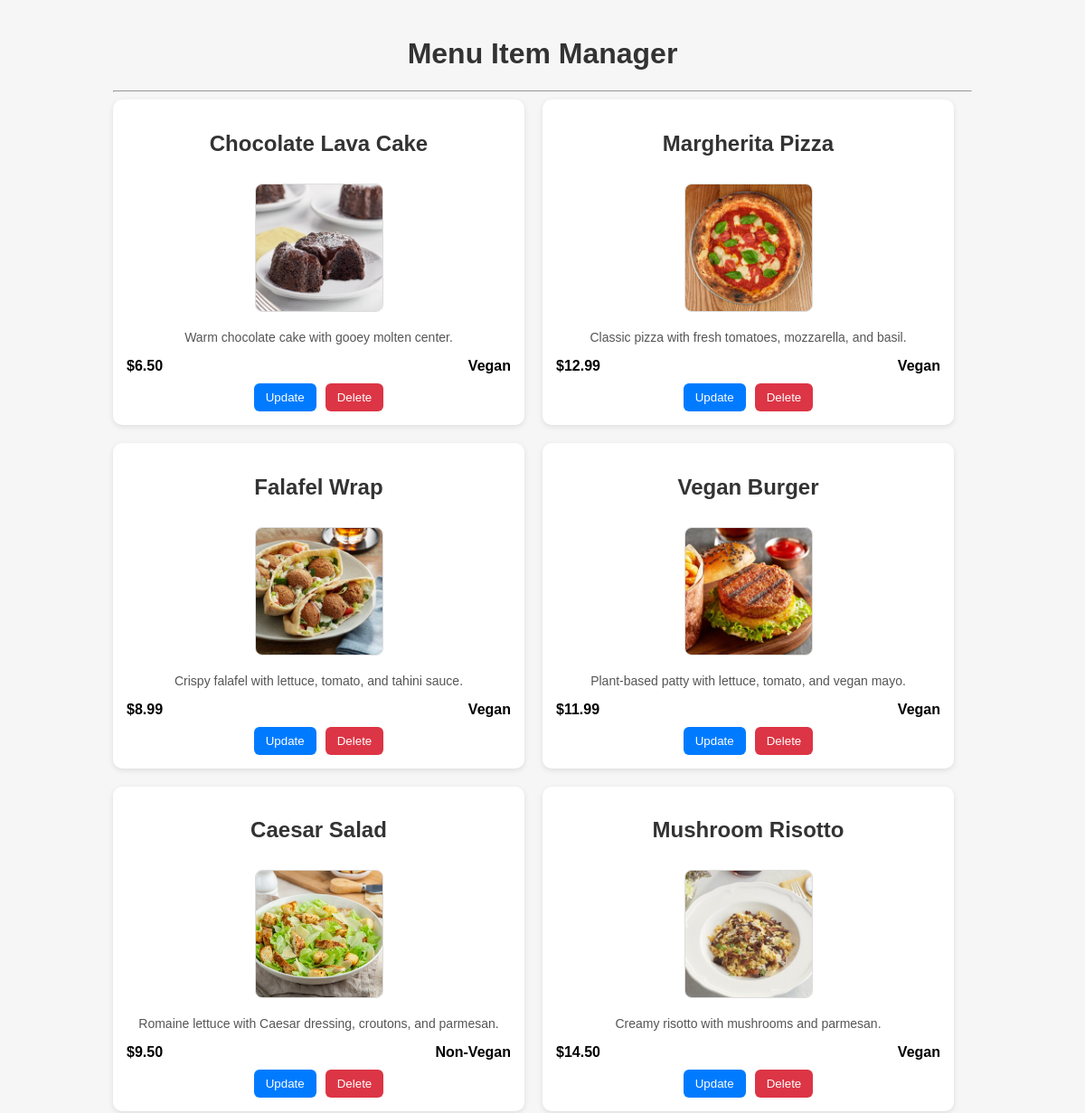
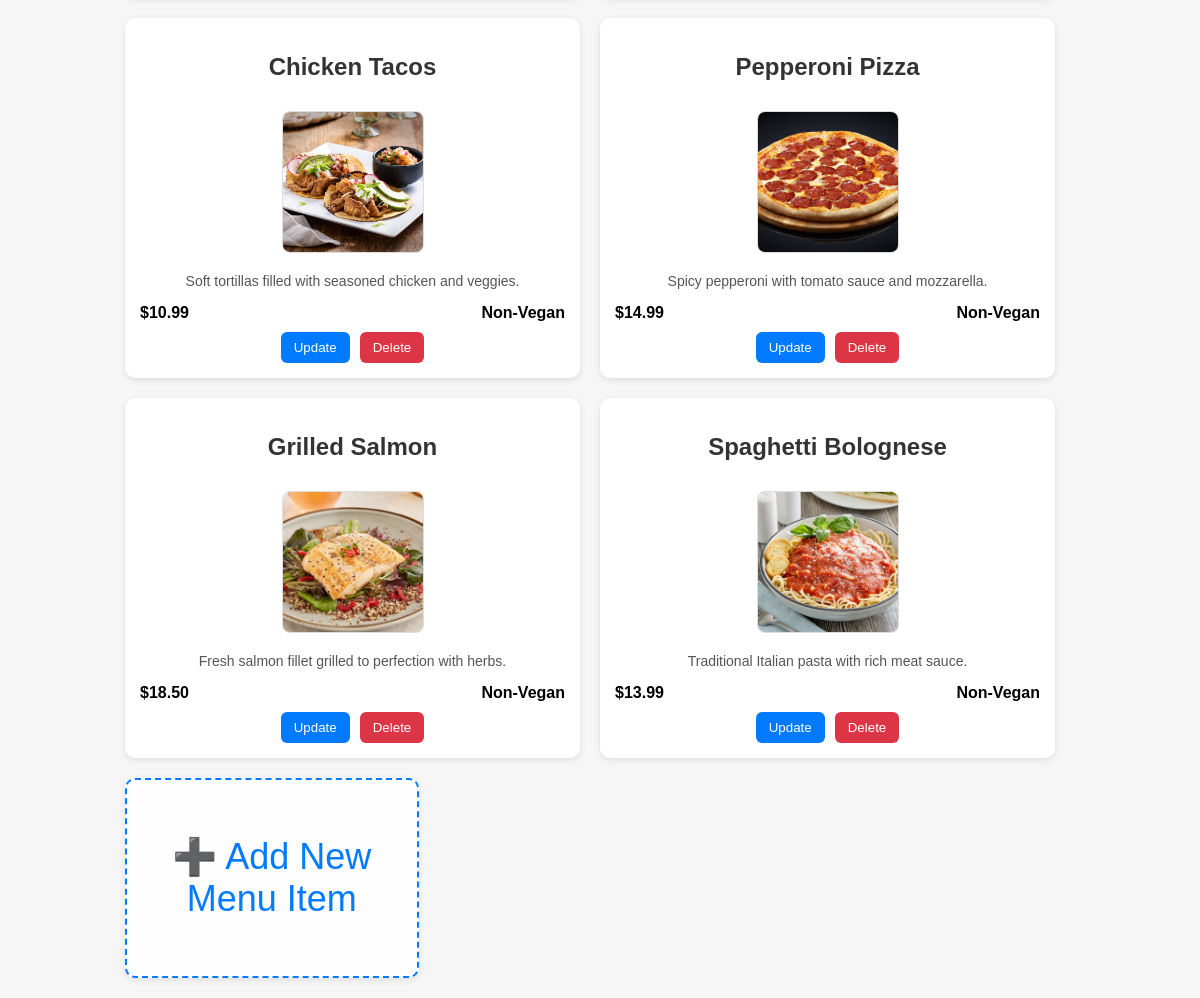
The page / on the database its author committed (2 pictures, top to bottom).
### tables this page shows
CREATE TABLE IF NOT EXISTS menu_items (
    menuID INT AUTO_INCREMENT PRIMARY KEY,
    menuName VARCHAR(100) NOT NULL,
    menuPrice DECIMAL(6,2) NOT NULL,
    description TEXT,
    photo VARCHAR(255),
    vegan TINYINT(1) NOT NULL DEFAULT 0
);

### index.php (the view, shortened to what this page needs)
<?php
$cm = new ConnectionManager();
$conn = $cm->getConnection();
$stmt = $conn->prepare("SELECT * FROM menu_items");
$stmt->execute();
$items = $stmt->fetchAll(PDO::FETCH_ASSOC);
shuffle($items);
?>
<!DOCTYPE html>
<html>
<head>
    <link rel="stylesheet" href="styles.css">
</head>
<body>
    <div class="container">
        <h1>Menu Item Manager</h1>
        <hr>
        <div class="menu-grid">
            <?php
            foreach ($items as $item):
            ?>
                <div class="menu-item">
                    <h2><?php echo htmlspecialchars($item['menuName']); ?></h2>
                    <img src="img/<?php echo htmlspecialchars($item['photo'] ?? 'placeholder.jpg'); ?>" alt="<?php echo htmlspecialchars($item['menuName']); ?>">
                    <div class="description"><?php echo htmlspecialchars($item['description']); ?></div>
                    <div class="price-vegan">
                        <span>$<?php echo number_format($item['menuPrice'], 2); ?></span>
                        <span><?php echo $item['vegan'] ? 'Vegan' : 'Non-Vegan'; ?></span>
                    </div>
                    <div class="actions">
                        <form action="update.php" method="get">
                            <button type="submit">Update</button>
                        </form>
                        <form action="delete.php" method="post">
                            <button type="submit" class="delete" onclick="return confirm('Delete this item?')">Delete</button>
                        </form>
                    </div>
                </div>
            <?php
            endforeach;
            ?>
            <div class="menu-item add-new">
                <a href="insert.php">➕ Add New Menu Item</a>
            </div>
        </div>
    </div>
</body>
</html>

### styles.css (style rules this page uses)
body { font-family: Arial, Helvetica, sans-serif; background: #f6f6f6; margin: 0; padding: 20px; }
h1, h2 { color: #333; font-weight: 600; text-align: center; }
a { color: #007bff; text-decoration: none; }
.container { max-width: 950px; margin: auto; }
.menu-grid { display: flex; flex-wrap: wrap; gap: 20px; }
.menu-item { flex: 1 1 calc(33% - 20px); max-width: calc(33% - 20px); background: #fff; padding: 15px; border-radius: 10px; display: flex; flex-direction: column; align-items: center; box-shadow: 0 2px 6px rgba(0,0,0,0.1); box-sizing: border-box; text-align: center; }
@media (max-width: 1200px) { .menu-item { flex: 1 1 calc(50% - 20px); max-width: calc(50% - 20px); } }
.menu-item img { width: 140px; height: 140px; border-radius: 8px; object-fit: cover; border: 1px solid #ddd; margin: 10px 0; }
.menu-item .description { margin: 10px 5px; font-size: 14px; color: #555; }
.price-vegan { display: flex; justify-content: space-between; width: 100%; padding: 0 5px; margin-top: 5px; font-weight: bold; }
.actions { display: flex; gap: 10px; margin-top: 10px; }
.actions form { margin: 0; }
button { background: #007bff; border: none; padding: 8px 13px; border-radius: 6px; color: white; cursor: pointer; transition: background 0.2s; }
button.delete { background: #dc3545; }
.menu-item.add-new { flex: 1 1 calc(33% - 20px); max-width: calc(33% - 20px); display: flex; justify-content: center; align-items: center; font-size: 36px; color: #007bff; border: 2px dashed #007bff; cursor: pointer; background: #fefefe; transition: background 0.2s, transform 0.2s; min-height: 200px; }
.menu-item.add-new a { text-decoration: none; color: inherit; width: 100%; height: 100%; display: flex; justify-content: center; align-items: center; }

### rows shown on the page
menu_items: menuName "Chocolate Lava Cake", photo (picture), description "Warm chocolate cake with gooey molten center.", menuPrice "6.50", vegan "Vegan"
menu_items: menuName "Margherita Pizza", photo (picture), description "Classic pizza with fresh tomatoes, mozzarella, and basil.", menuPrice "12.99", vegan "Vegan"
menu_items: menuName "Falafel Wrap", photo (picture), description "Crispy falafel with lettuce, tomato, and tahini sauce.", menuPrice "8.99", vegan "Vegan"
menu_items: menuName "Vegan Burger", photo (picture), description "Plant-based patty with lettuce, tomato, and vegan mayo.", menuPrice "11.99", vegan "Vegan"
menu_items: menuName "Caesar Salad", photo (picture), description "Romaine lettuce with Caesar dressing, croutons, and parmesan.", menuPrice "9.50", vegan "Non-Vegan"
menu_items: menuName "Mushroom Risotto", photo (picture), description "Creamy risotto with mushrooms and parmesan.", menuPrice "14.50", vegan "Vegan"
menu_items: menuName "Chicken Tacos", photo (picture), description "Soft tortillas filled with seasoned chicken and veggies.", menuPrice "10.99", vegan "Non-Vegan"
menu_items: menuName "Pepperoni Pizza", photo (picture), description "Spicy pepperoni with tomato sauce and mozzarella.", menuPrice "14.99", vegan "Non-Vegan"
menu_items: menuName "Grilled Salmon", photo (picture), description "Fresh salmon fillet grilled to perfection with herbs.", menuPrice "18.50", vegan "Non-Vegan"
menu_items: menuName "Spaghetti Bolognese", photo (picture), description "Traditional Italian pasta with rich meat sauce.", menuPrice "13.99", vegan "Non-Vegan"
